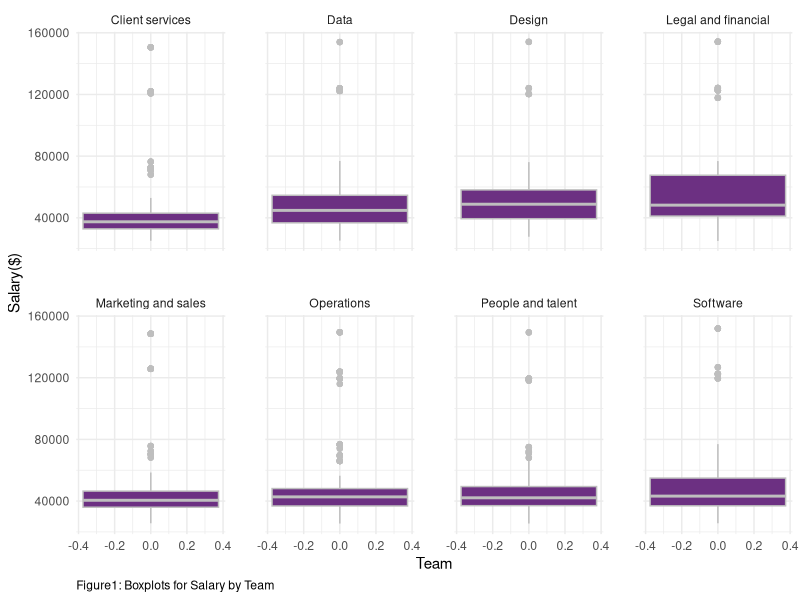
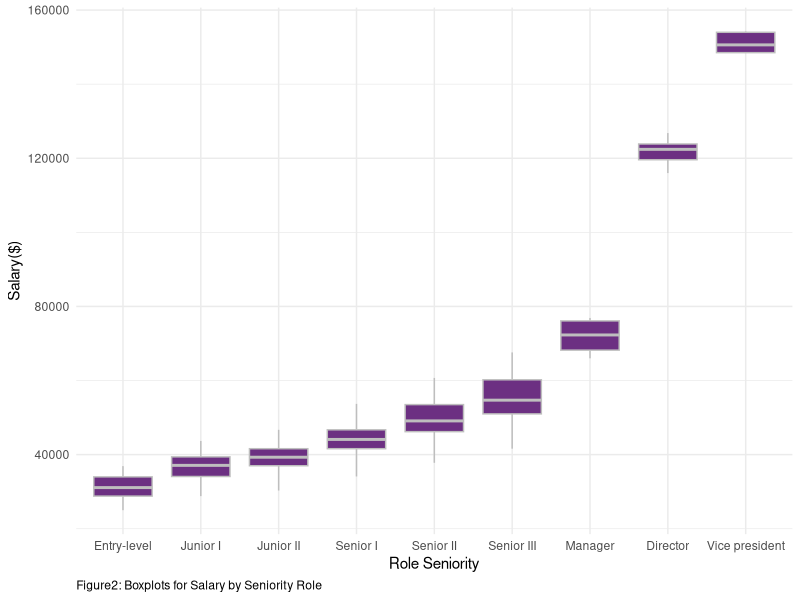
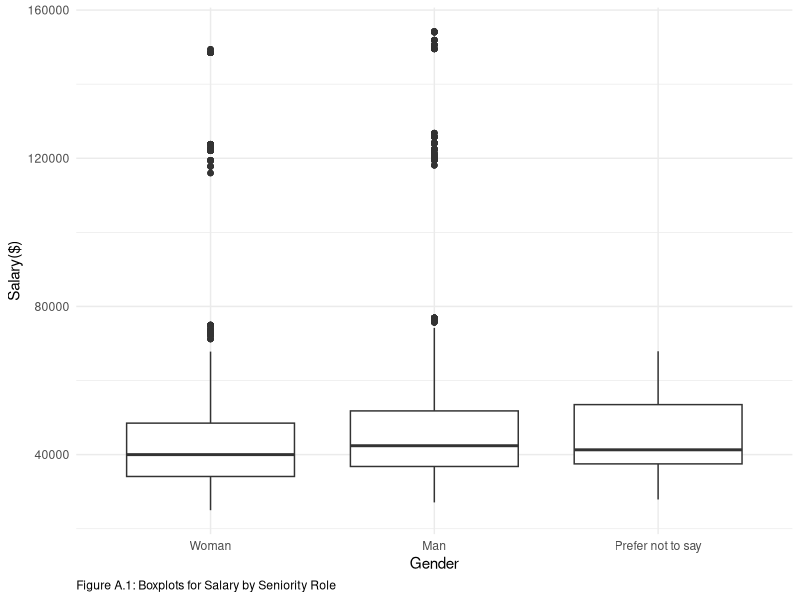
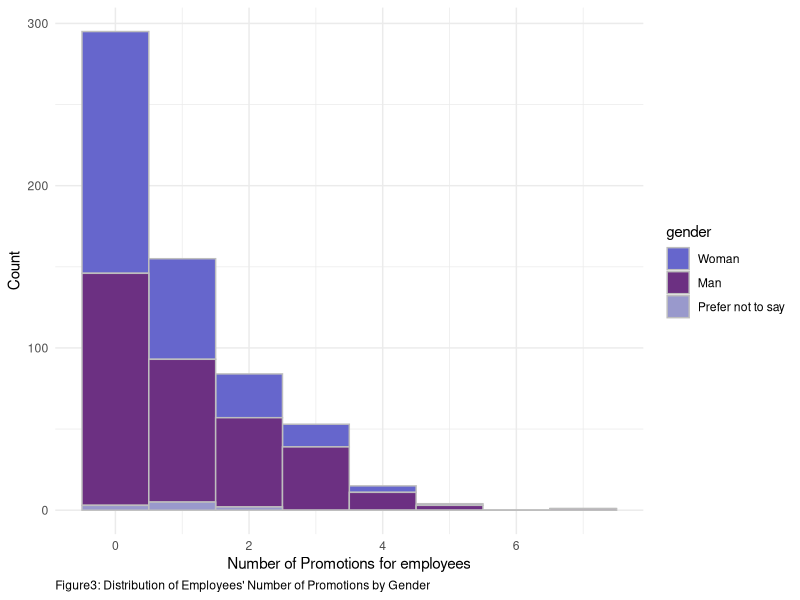
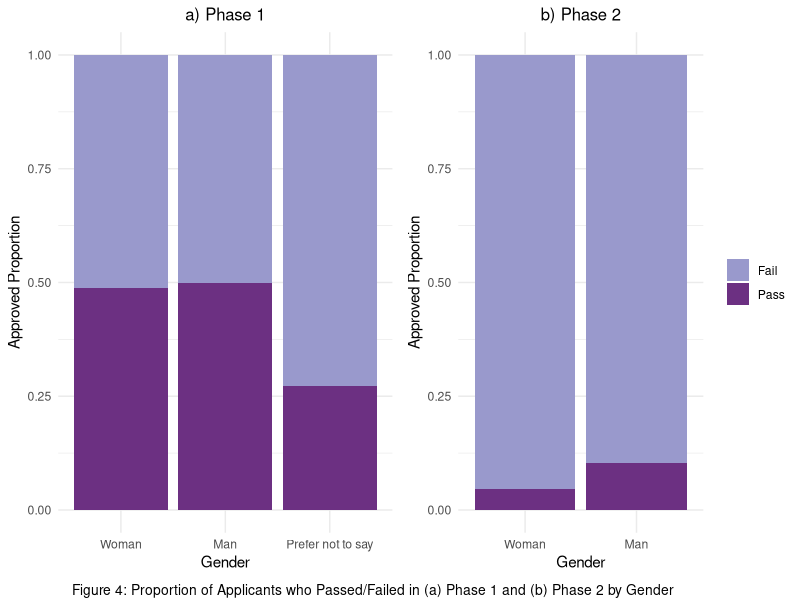
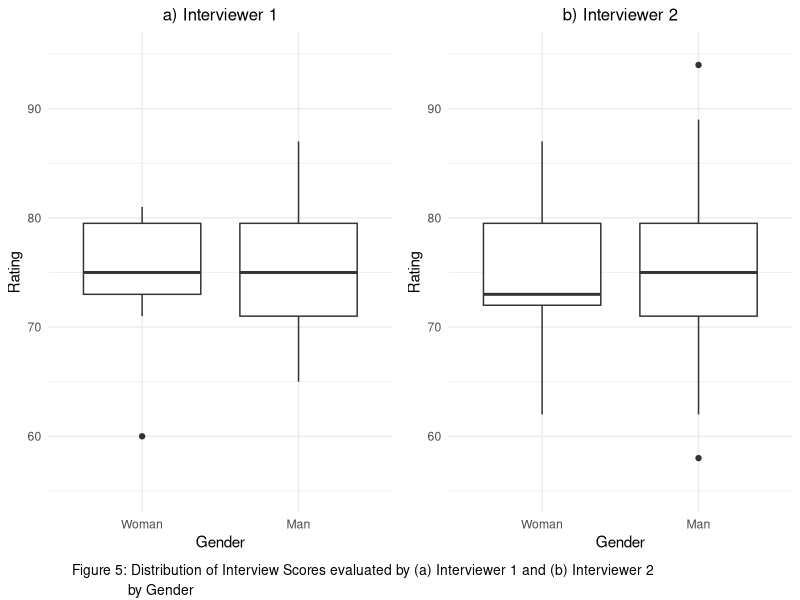
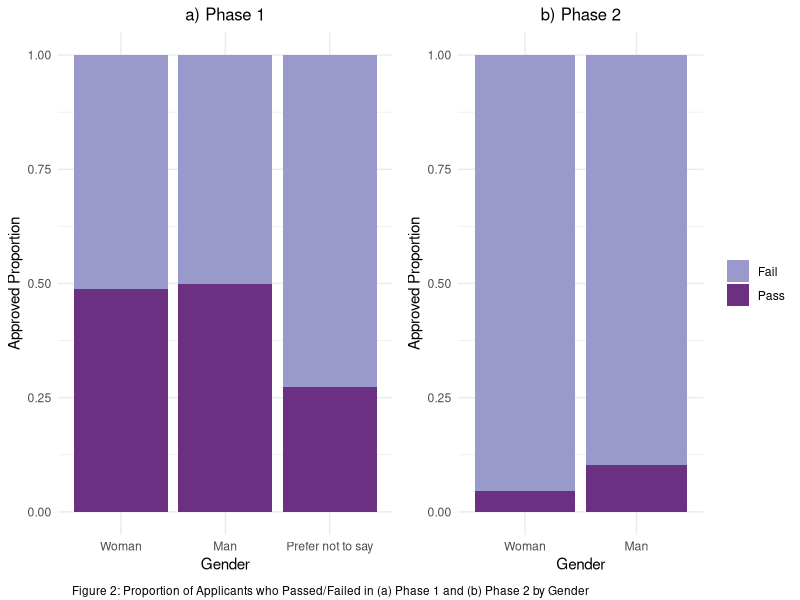
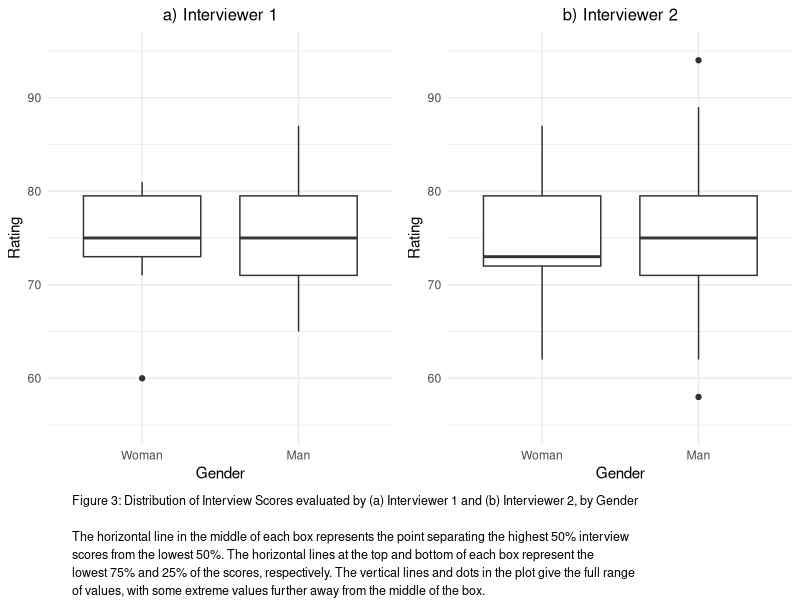

Source code (R) for these figures, in order:
## ---- chunk 1
library(tidyverse)
library(lme4)
library(mgcv)
library(kableExtra)
#install.packages("gridExtra")
library(gridExtra)
library(grid)
# this should supress all code and messages
knitr::opts_chunk$set(include=FALSE)
## ---- chunk 2
############################################################################################################
#DATA CLEANING PART
############################################################################################################

# read in the data
black_saber_current_employees <- read_csv("data/black-saber-current-employees.csv")

#change salary varaible from characters to doubles
black_saber_current_employees_cleaned <- black_saber_current_employees %>% 
  mutate(salary = str_extract_all(salary, "\\d+,\\d+")) %>% #only extracting the number part(i.e., remove $)
  mutate(salary = str_remove_all(salary, ",")) %>% # remove comma(,)
  mutate(salary = as.numeric(salary)) %>% #change to doubles
  #changing the orders of role as hierarchy, rather than alphabetical order(see below note)
  mutate(role_seniority = fct_relevel(role_seniority, "Manager", after = 7)) %>% 
  mutate(role_seniority = fct_relevel(role_seniority, "Director", after = 7)) %>%
  #changing the orders of gender for clairty in explanation for promotion analaysis part
  mutate(gender = fct_relevel(gender, "Woman", after = 0))

#NOTES
#(Before changing): Director Entry-level Junior I Junior II Manager Senior I Senior II Senior III Vice president
#(After chaning): “Entry-level”,“Junior I”,“JuniorII”,“Senior I”,“Senior II”,“Senior III”,“Manager”, “Director”,“Vicepresident” 

## ---- chunk 3
#########################################################################################################
#EXPLORATORY ANALYSIS
#########################################################################################################
# create a visualisation (a boxplot to see if teams have systematic differences in their salary)
#some teams might be more important to the company 
#e.g., bc it is a software company, software team might be more valuable to the company and thus receive higher salary, yet this is fair in the sense that the Gideon wants salary based on "talent and value to the company”)

my_plot_salary_by_role_team <- black_saber_current_employees_cleaned %>% 
  ggplot(aes(y = salary)) +
  facet_wrap(~team, nrow = 2) +
  geom_boxplot(colour = "grey", fill = "#6C3082") +
  theme_minimal() +
  labs(x = "Team", y= "Salary($)", caption = "Figure1: Boxplots for Salary by Team") + 
  theme(panel.spacing = unit(2, "lines")) +
  theme(plot.caption = element_text(hjust = 0))

my_plot_salary_by_role_team
ggsave("images/salary_boxplot_team.png", width = 6, height = 3.8)

## ---- chunk 4

#exploring whether there is difference in salary by roles.
#there should be difference, since higher the role, the more salary people earn since they are more valuable to the company

my_plot_salary_by_role <- black_saber_current_employees_cleaned %>% 
  ggplot(aes(x = role_seniority, y = salary)) +
  geom_boxplot(colour = "grey", fill = "#6C3082") +
  theme_minimal() +
  labs(x="Role Seniority", y= "Salary($)", caption = "Figure2: Boxplots for Salary by Seniority Role") +
  theme(plot.caption = element_text(hjust = 0))

my_plot_salary_by_role
ggsave("images/salary_boxplot_role.png", width = 6, height = 3)

#side note: does follow the seniority trend, which is Least senior to most senior: “Entry-level”,“Junior I”,“JuniorII”,“Senior I”,“Senior II”,“Senior III”,“Manager”, “Director”,“Vicepresident”

## ---- chunk 5
#########################################################################################################

#exploring whether there is gender difference in salary
my_plot_salary_by_gender <- black_saber_current_employees_cleaned %>% 
  ggplot(aes(x = gender, y = salary)) +
  geom_boxplot() +
  theme_minimal() +
  labs(x = "Gender", y= "Salary($)", caption = "Figure A.1: Boxplots for Salary by Seniority Role") +
  theme(plot.caption = element_text(hjust = 0))

  
my_plot_salary_by_gender
#result(interpretation of the plot): Gender does not seem to have fixed effect on salary. In other words, no gender bias, which is good considering EDI (but when doing model comparison, we will see whether such is true numerically)

ggsave("images/salary_boxplot_gender.png", width = 6, height = 2.5)

#########ONE-WAY ANOVA ON SALARY AND GENDER AS GROUP####################

lmod_gender <- lm(salary ~ gender, data = black_saber_current_employees_cleaned)
#summary(lmod_gender)
#HOWEVER, UNLIKE THE VISUALIZATION, THERE WAS A SIGNIFICANT DIFFERENCE IN GENDER! THERE MIGHT BE GENDER BIAS IN SALARY(we will see this in model fitting part)

## ---- chunk 6
#########################################################################################################
#MODEL FITTING
#########################################################################################################

#fitting a linear mixed model while setting financial quarter (financial_q)
#rationale: in some quarters, the company earns a lot of money and so all employees earn more money in that quarter, but when the quarter is not good, all earn less money.

salary_lmer <- lmer(salary ~ gender + team + role_seniority + leadership_for_level + productivity + (1|financial_q), data = black_saber_current_employees_cleaned)
#summary(salary_lmer)

#cannot take face-value to whether team has systematic difference and so just to check, we added this model without team so that when we compare it with salary_lmer, we can know whether we must include team or not fpre better prediction.
salary_lmer_no_team <- lmer(salary ~ gender + role_seniority + leadership_for_level + productivity + (1|financial_q), data = black_saber_current_employees_cleaned)
#summary(salary_lmer)

salary_lmer_no_gender <- lmer(salary ~ team + role_seniority + leadership_for_level + productivity + (1|financial_q), data = black_saber_current_employees_cleaned)
#summary(salary_lmer_no_gender)

## ---- chunk 7
#########################################################################################################
#MODEL COMPARISION TEST
#########################################################################################################


#THIS TEST CONFIRMS THAT THERE IS A GENDER BIAS IN SALARY
lmtest::lrtest(salary_lmer, salary_lmer_no_gender)
#conclusion: indeed, becuase the p-value is significant, simpler model does NOT explain better than complex model = should include gender to have better predictive ability...

## ---- chunk 8
#This test confirms that we need team as predictor
lmtest::lrtest(salary_lmer, salary_lmer_no_team)
## ---- chunk 9
salary_table <- cbind(Estimate = summary(salary_lmer)$coef[,1])
kable(round(salary_table[1:3,],4), col.names = c("Estimate"), caption = "Table 1: Partial Table of Coefficient Estimates for Salary Model Including Gender", booktabs = TRUE, valign = "t", format = "pandoc") %>%
  kable_styling(latex_options = "scale_down")
## ---- chunk 10
############################################################################################################
#DATA CLEANING PART
############################################################################################################
# create a variable called promotion count that keeps track of the number of times
# each employee got promoted
employee_data <- black_saber_current_employees_cleaned %>%
  mutate(employee_role = as.numeric(role_seniority)) %>%
  select(employee_id, employee_role) %>%
  group_by(employee_id)%>%
  mutate(initial_role=min(employee_role)) %>%
  mutate(current_role=max(employee_role)) %>%
  mutate(promotion_count = current_role - initial_role) %>%
  select(employee_id, promotion_count) %>%
  unique()

# `work_period` variable counts how many financial quarters each employee has gone through
# this gives us an idea of how long each employee has been working at the company
working_period <- black_saber_current_employees_cleaned %>%
  group_by(employee_id) %>%
  summarise(work_period = n())

# create a new variable called `employee_role` which saves role_seniority as numbers and
# create another variable called `initial_role` that indicates the initial role of the employee
role_seniority_data <- black_saber_current_employees_cleaned %>% 
  mutate(employee_role = as.numeric(role_seniority)) %>%
  select(employee_id, employee_role) %>%
  unique()%>%
  group_by(employee_id)%>%
  mutate(initial_role=min(employee_role)) %>%
  mutate(current_role=max(employee_role))

# data that only contains the most recent (2020 Q4) information on each employee
promotion_data <- full_join(black_saber_current_employees_cleaned, employee_data) %>%
  left_join(working_period) %>%
  mutate(year = as.numeric(str_extract_all(financial_q, "\\d+\\d+"))) %>%
  mutate(quarter = as.numeric(substr(financial_q,7,7))) %>% 
  group_by(employee_id) %>%
  mutate(recent_year = max(year)) %>%
  filter(year == recent_year) %>%
  mutate(recent_quarter = max(quarter)) %>%
  filter(quarter == recent_quarter) %>%
  right_join(y = role_seniority_data) %>% 
  filter(employee_role == current_role) %>% 
  select(-c(year, quarter, recent_year, recent_quarter, current_role, employee_role, initial_role))

## ---- chunk 11
#########################################################################################################
#EXPLORATORY ANALYSIS
#########################################################################################################

# proportion of different numbers of promotion
prop.table(table(promotion_data$promotion_count))

# mean number of promotions
mean(promotion_data$promotion_count)
sd(promotion_data$promotion_count)
## ---- chunk 12

promotion_count_by_gender_plot <- promotion_data %>% 
  ggplot(aes(x = promotion_count, fill = gender)) +
  geom_histogram(colour = "grey", binwidth= 1) +
  theme_minimal() +
  labs(x = "Number of Promotions for employees", y="Count", caption = "Figure3: Distribution of Employees' Number of Promotions by Gender") + 
  scale_fill_manual(values=c("#6666CC", "#6C3082","#9999CC")) +
  theme(plot.caption = element_text(hjust = 0))

promotion_count_by_gender_plot
ggsave("images/promotion_count_by_gender_plot.png", width = 6, height = 3)

## Figure for executive summary
promotion_count_by_gender_plot_2 <- promotion_data %>% 
  ggplot(aes(x = promotion_count, fill = gender)) +
  geom_histogram(colour = "grey", binwidth= 1) +
  theme_minimal() +
  labs(x = "Number of Promotions for employees",
       caption = "Figure1: Distribution of employees' number of promotion, showing genders as different colour.\nEach bar's height represents the count of employees with each number of promotions.") + 
  scale_fill_manual(values=c("#6666CC", "#6C3082","#9999CC")) +
  theme(plot.caption = element_text(hjust = 0))

ggsave("images/promotion_count_by_gender_plot_2.png", height = 2.5)

## ---- chunk 13
########################################################################################################
# Assumption check
########################################################################################################

mean_variance_model <- promotion_data %>% 
  group_by(gender) %>% 
  summarise(mean = mean(promotion_count), var = round(sd(promotion_count)^2,1))

## ---- chunk 14
#########################################################################################################
#MODEL FITTING
#########################################################################################################
# test model to see if gender, leadership level and productivity of each employee affect their number of promotions
# (offset: account for different work periods for the employees, while allowing for counts to still be the response.)

# model with covariates gender, leadership and productivity
mod1 <- glm(promotion_count ~ gender + leadership_for_level + productivity, family = poisson, offset = log(work_period), data = promotion_data)
# model with covariates leadership and productivity only
mod2 <- glm(promotion_count ~ leadership_for_level + productivity, family = poisson, offset = log(work_period), data = promotion_data)
# model with covariates gender, leadership, productivity, salary, and role_seniority
mod3 <- glm(promotion_count ~ gender + leadership_for_level + productivity + salary + role_seniority, family = poisson, offset = log(work_period), data = promotion_data)
# model with covariates leadership, productivity, salary, and role_seniority only
mod4 <- glm(promotion_count ~ leadership_for_level + productivity + salary + role_seniority, family = poisson, offset = log(work_period), data = promotion_data)

# compare models with common covariates of leadership and productivity, with and without gender
anova(mod1, mod2, test = "Chisq")
# more complex model with gender is better

# compare models with common covariates of leadership, productivity, salary, and role_seniority, with and without gender
anova(mod3, mod4, test = "Chisq")
# more complex model with gender is better

# compare the two preferable models from the previous tests to determine the final model
anova(mod1, mod3, test = "Chisq")
# strong evidence against the hypothesis that the simpler model fits the data just well
## ---- chunk 15
table <- cbind(Estimate = summary(mod3)$coef[,1],
               confint(mod3))
kable(round(table[1:3,],4), caption = "Table 2: Partial Table of Coefficient Estimates and 95% Confidence Interval for Gender in the Final Model", booktabs = TRUE, valign = "t", format = "pandoc") %>%
  kable_styling(latex_options = "scale_down")
## ---- chunk 16
#########################################################################################################
#DATA CLEANING PART
#########################################################################################################

# read in the data
phase1_applicants <- read.csv("data/phase1-new-grad-applicants-2020.csv")
phase2_applicants <- read.csv("data/phase2-new-grad-applicants-2020.csv")
phase3_applicants <- read.csv("data/phase3-new-grad-applicants-2020.csv")
final_hired <- read.csv("data/final-hires-newgrad_2020.csv")

#make new variable which tells whether applicant is accepted for each phase or not
#add gender if the dataset doesn't have
final_hired_cleaned <- final_hired %>% 
  mutate(hired = 1)

phase3_applicants_cleaned <- phase3_applicants %>% 
  full_join(final_hired_cleaned) %>% 
  mutate(hired = replace_na(hired, 0)) %>% 
  left_join(phase2_applicants) %>% 
  select(applicant_id : hired, gender) %>% 
  mutate(gender = fct_relevel(gender, "Woman", after = 0)) %>% 
  mutate(hired_word = case_when(hired == 0 ~ "Fail", 
                                         hired == 1 ~ "Pass")) %>% 
  mutate(phase2accepted = 1)

phase2_applicants_cleaned <- phase2_applicants %>% 
  full_join(phase3_applicants_cleaned) %>% 
  mutate(phase2accepted = replace_na(phase2accepted, 0)) %>% 
  select(applicant_id, gender, technical_skills:speaking_skills, phase2accepted) %>%
  mutate(gender = fct_relevel(gender, "Woman", after = 0)) %>% 
  mutate(phase2accepted_word = case_when(phase2accepted == 0 ~ "Fail", 
                                         phase2accepted == 1 ~ "Pass")) %>% 
  mutate(phase1accepted = 1) # %>% 
  #filter(gender != "Prefer not to say")

phase1_applicants_cleaned <- phase1_applicants %>% 
  full_join(phase2_applicants_cleaned) %>% 
  select(applicant_id:work_experience, phase1accepted) %>% 
  mutate(phase1accepted = replace_na(phase1accepted, 0)) %>%
  mutate(gender = fct_relevel(gender, "Woman", after = 0)) %>% 
  mutate(phase1accepted_word = case_when(phase1accepted == 0 ~ "Fail",
                                         phase1accepted == 1 ~ "Pass"))

phase2_applicants_cleaned <- filter(phase2_applicants_cleaned, gender != "Prefer not to say")
## ---- chunk 17
#########################################################################################################
#EXPLORATORY ANALYSIS
#########################################################################################################

#proportions
##proportion of female applicants in phase 1
sum(phase1_applicants$gender == "Woman") / nrow(phase1_applicants)
##proportion of applicants who prefered not to say their gender in phase 1
sum(phase1_applicants$gender == "Prefer not to say") / nrow(phase1_applicants)
##proportion of applicants who accepted in phase 2
sum(phase2_applicants_cleaned$phase2accepted ==1) / nrow(phase2_applicants_cleaned)
##proportion female applicants who passed phase 2 within female applicants
sum(phase2_applicants_cleaned$gender == "Woman" & phase2_applicants_cleaned$phase2accepted == 1)/sum(phase2_applicants_cleaned$gender == "Woman")
##proportion male applicants who passed phase 2 male female applicants
sum(phase2_applicants_cleaned$gender == "Man" & phase2_applicants_cleaned$phase2accepted == 1)/sum(phase2_applicants_cleaned$gender == "Man")

# create a visualisation (a boxplot to see if gender has systematic differences in their phase approved)

#stacked bar chart that displays the proportion of applicants with each accepted group, for each gender
bar_proportion_phase1 <- ggplot(data = phase1_applicants_cleaned, aes(x = gender, fill = phase1accepted_word)) +
  geom_bar(position = "fill") +
  scale_fill_manual(values=c("#9999CC", "#6C3082")) +
  theme_minimal() +
  labs(x = "Gender", y = "Approved Proportion") + 
  ggtitle("a) Phase 1") +
  theme(legend.position = "none", plot.title = element_text(hjust = 0.5, size=12))

bar_proportion_phase2 <- ggplot(data = phase2_applicants_cleaned, aes(x = gender, fill = phase2accepted_word)) +
  geom_bar(position = "fill") +
  scale_fill_manual(values=c("#9999CC", "#6C3082")) +
  theme_minimal() +
  labs(x = "Gender", y = "Approved Proportion") + 
  ggtitle("b) Phase 2") + 
  theme(legend.title = element_blank(), plot.title = element_text(hjust = 0.5, size=12))

bar_proportion_phase1_2 <- grid.arrange(bar_proportion_phase1,bar_proportion_phase2, ncol = 2,
                                        bottom = textGrob("Figure 4: Proportion of Applicants who Passed/Failed in (a) Phase 1 and (b) Phase 2 by Gender", x = 0.09, y = 0.5, just = "left", gp = gpar(fontsize = 10)))
ggsave(file="images/hiring_barchart_gender.png", bar_proportion_phase1_2, height = 3)


box_interviewer1 <- ggplot(phase3_applicants_cleaned, aes(x = gender, y = interviewer_rating_1)) +
  geom_boxplot() +
  ylim(55, 95) +
  theme_minimal() +
  labs(title = "a) Interviewer 1", x = "Gender", y= "Rating") +
  theme(plot.title = element_text(hjust = 0.5, size = 12))
  
box_interviewer2 <- ggplot(phase3_applicants_cleaned, aes(x = gender, y = interviewer_rating_2)) +
  geom_boxplot() +
  ylim(55, 95) +
  theme_minimal() +
  labs(title = "b) Interviewer 2", x = "Gender", y= "Rating") +
  theme(plot.title = element_text(hjust = 0.5, size = 12))

box_proportion_interviewer1_2 <- grid.arrange(box_interviewer1,box_interviewer2, ncol = 2, 
                                              bottom = textGrob("Figure 5: Distribution of Interview Scores evaluated by (a) Interviewer 1 and (b) Interviewer 2\n              by Gender", x = 0.09, y = 0.5, just = "left", gp = gpar(fontsize = 10)))
ggsave(file="images/hiring_boxplot_gender.png", box_proportion_interviewer1_2, height = 3)

## figure for excutive summary
bar_proportion_phase1_2_exc <- grid.arrange(bar_proportion_phase1,bar_proportion_phase2, ncol = 2,
                                        bottom = textGrob("Figure 2: Proportion of Applicants who Passed/Failed in (a) Phase 1 and (b) Phase 2 by Gender", x = 0.09, y = 0.5, just = "left", gp = gpar(fontsize = 8.5)))
ggsave(file="images/hiring_barchart_gender_2.png", bar_proportion_phase1_2_exc, height = 2.35)

box_proportion_interviewer1_2_exc <- grid.arrange(box_interviewer1,box_interviewer2, ncol = 2, 
                                              bottom = textGrob("Figure 3: Distribution of Interview Scores evaluated by (a) Interviewer 1 and (b) Interviewer 2, by Gender\n\nThe horizontal line in the middle of each box represents the point separating the highest 50% interview\nscores from the lowest 50%. The horizontal lines at the top and bottom of each box represent the\nlowest 75% and 25% of the scores, respectively. The vertical lines and dots in the plot give the full range\nof values, with some extreme values further away from the middle of the box.", x = 0.09, y = 0.5, just = "left", gp = gpar(fontsize = 9)))
ggsave(file="images/hiring_boxplot_gender_2.png", box_proportion_interviewer1_2_exc, height = 3.1)

## ---- chunk 18
#########################################################################################################
#MODEL FITTING
#########################################################################################################

#use generalized linear model since all variables take large part of grades

#model where gender is only predictor
phase1_gender <- glm(phase1accepted ~ gender, family = binomial, data = phase1_applicants_cleaned)
confint(phase1_gender)

#generalized linear model with all variables except for gender
phase1_glm_no_gender <- glm(phase1accepted ~ team_applied_for + cover_letter + cv+ gpa + extracurriculars + work_experience, family = binomial(link = "logit"), data = phase1_applicants_cleaned)

#generalized linear model with all variables including gender
phase1_glm <- glm(phase1accepted ~ team_applied_for + cover_letter + cv+ gpa + gender +  extracurriculars + work_experience, family = binomial(link = "logit"), data = phase1_applicants_cleaned)

#deviance test to know including gender is better
drop_in_deviance <- anova(phase1_glm_no_gender, phase1_glm, test = "Chisq")
drop_in_deviance
## ---- chunk 19
#model where gender is only predictor
phase2_gender <- glm(phase2accepted ~ gender, family = binomial, data = phase2_applicants_cleaned)
confint(phase2_gender)

#generalized linear model with all variables except for gender
phase2_glm_no_gender <- glm(phase2accepted ~ technical_skills + writing_skills + speaking_skills + leadership_presence , family = binomial(link = "logit"), data = phase2_applicants_cleaned)

#generalized linear model with all variables including gender
phase2_glm <- glm(phase2accepted ~ technical_skills + writing_skills + speaking_skills + leadership_presence + gender, family = binomial(link = "logit"), data = phase2_applicants_cleaned)

#deviance test to know including gender is better
drop_in_deviance <- anova(phase2_glm_no_gender, phase2_glm, test = "Chisq")
drop_in_deviance
## ---- chunk 20
#Simple linear model with gender covariate for interviewer 1
phase3_interviewer1 <- lm(interviewer_rating_1 ~ gender, data = phase3_applicants_cleaned)
confint(phase3_interviewer1)

#Simple linear model with gender covariate for interviewer 2
phase3_interviewer2 <- lm(interviewer_rating_2 ~ gender, data = phase3_applicants_cleaned)
confint(phase3_interviewer2)

#Checking assumption
par(mfrow=c(2,2))
plot(phase3_interviewer1)
par(mfrow=c(2,2))
plot(phase3_interviewer2)
## ---- chunk 21
# full summary output for salary model
salary_table <- cbind(Estimate = summary(salary_lmer)$coef[,1])
kable(round(salary_table[,],4), col.names = c("Estimate"), caption = "Table A.1: Full Table of Coefficient Estimates for Salary Model", booktabs = TRUE, valign = "t", format = "pandoc") %>%
  kable_styling(latex_options = "scale_down")

# full summary output and 95% CIs for promotion model
promotion_table <- cbind(Estimate = summary(mod3)$coef[,1],
               confint(mod3))
kable(round(table,4), caption = "Table A.2: Full Table of Coefficient Estimates with 95% Confidence Intervals for Promotion Model", booktabs = TRUE, valign = "t", format = "pandoc") %>%
  kable_styling(latex_options = "scale_down")


# full summary output for hiring model
phase1_table <- cbind(Estimate = summary(phase1_glm_no_gender)$coef[,1], 
                      confint(phase1_glm_no_gender))
kable(round(phase1_table,4), 
      caption = "Table A.3: Full Table of Coefficient Estimates with 95% Confidence Intervals for Hiring Phase 1 Model", 
      booktabs = TRUE, 
      valign = "t", 
      format = "pandoc") %>%
  kable_styling(latex_options = "scale_down")

phase2_table <- cbind(Estimate = summary(phase2_glm_no_gender)$coef[,1], 
                      confint(phase2_glm_no_gender))
kable(round(phase2_table,4), 
      caption = "Table A.4: Full Table of Coefficient Estimates with 95% Confidence Intervals for Hiring Phase 2 Model", 
      booktabs = TRUE, 
      valign = "t", 
      format = "pandoc") %>%
  kable_styling(latex_options = "scale_down")

phase3_table_1 <- cbind(confint(phase3_interviewer1))
phase3_table_2 <- cbind(confint(phase3_interviewer2))
phase3_table <- rbind(phase3_table_1, phase3_table_2)
rownames(phase3_table) <- c("(Intercept_1)", "genderMan_1", "(Intercept_2)", "genderMan_2")
kable(round(phase3_table,4), 
      caption = "Table A.5: Full Table of 95% Confidence Intervals for Hiring Phase 3 Model", 
      booktabs = TRUE, 
      valign = "t",
      format = "pandoc") %>%
  kable_styling(latex_options = "scale_down")
